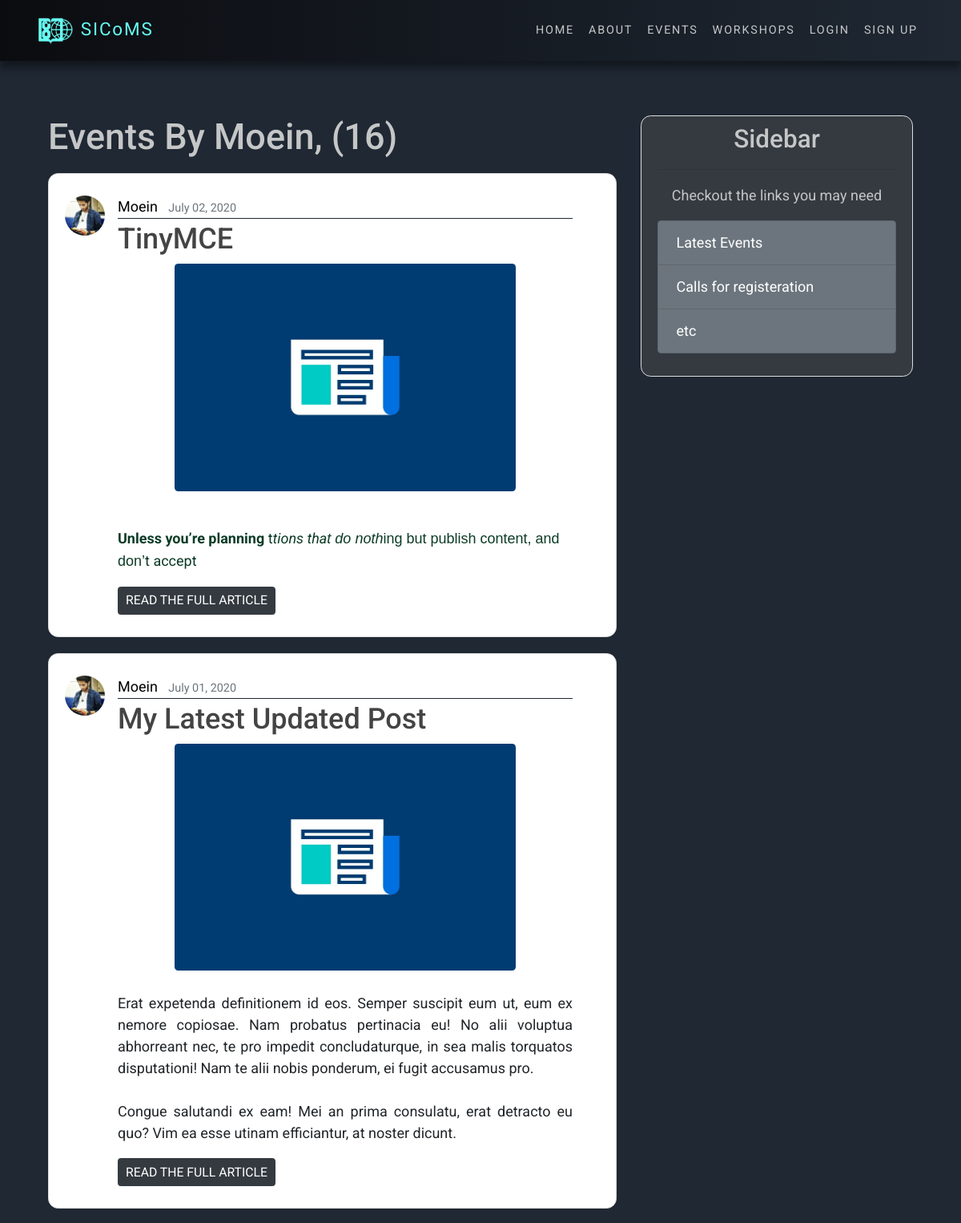
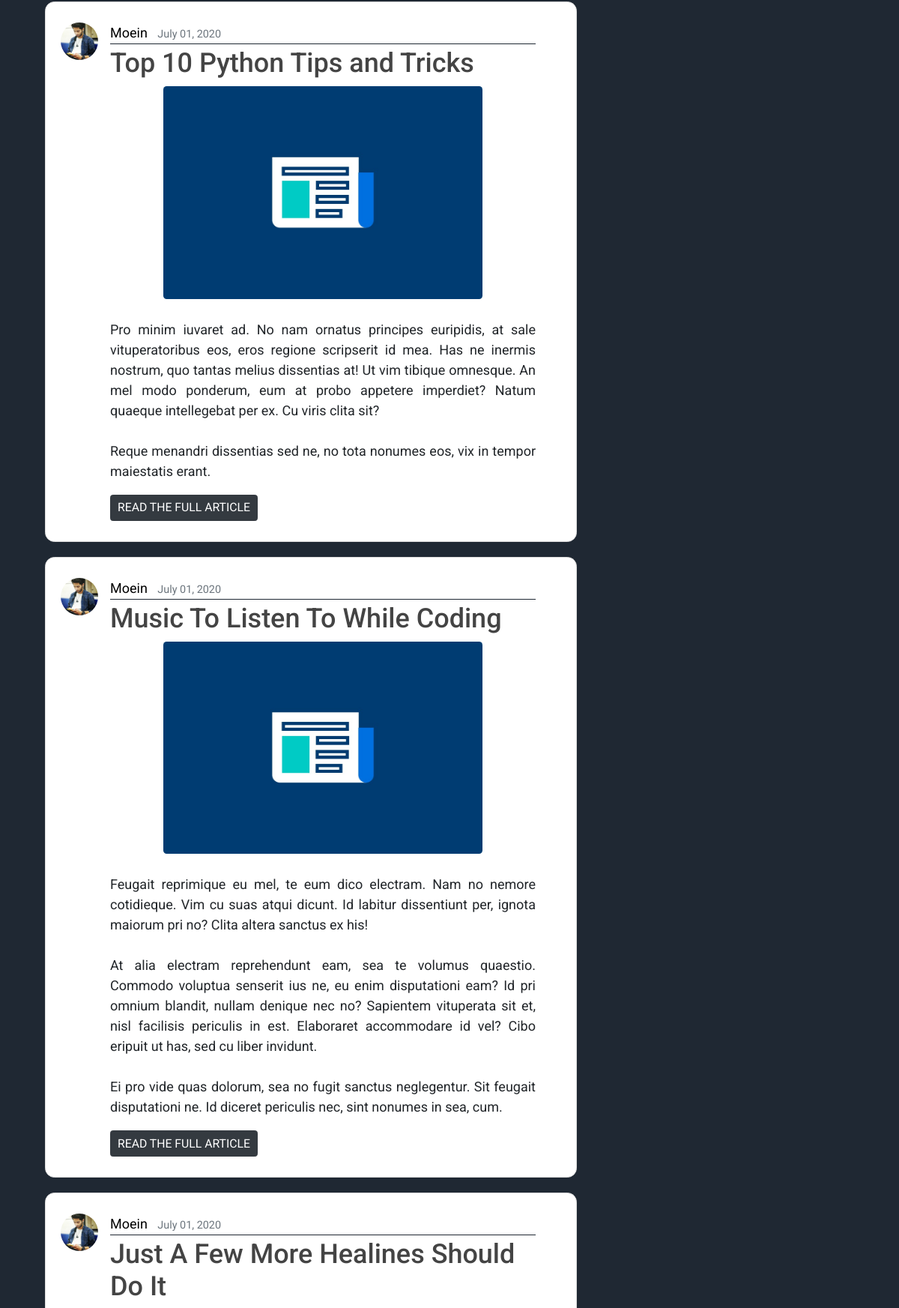
Page /events/user/Moein/ (upper part) on the committed database (2 pictures, top to bottom).
### events/models.py (models this page shows, shortened)
class Event(models.Model):
    CATEGORIES = (
        ("RES", "Research"),
        ("VIS", "Visit"),
        ("SCH", "School"),
        ("CON", "Conference"),
        ("COM", "Competition"),
    )
    title = models.CharField(max_length=100)
    photo = models.ImageField(default="post_default.jpg", upload_to="post_pics")
    category = models.CharField(max_length=3, choices=CATEGORIES, null=True)
    summary = models.TextField(max_length=500)
    explanation = models.TextField()
    date_posted = models.DateTimeField(default=timezone.now)
    author = models.ForeignKey(User, on_delete=models.CASCADE)

### users/models.py (models this page shows, shortened)
class Profile(models.Model):
    MAJORS = (
        ('MED', "Medicine"),
        ('OTH', 'Other'),
    )
    user = models.OneToOneField(User, on_delete=models.CASCADE)
    image = models.ImageField(default='profile_default.jpg',
                              upload_to='profile_pics')
    first_name = models.CharField(max_length=50, null=True)
    last_name = models.CharField(max_length=50, null=True)
    major = models.CharField(max_length=3,
                             choices=MAJORS,
                             null=True)
    semester = models.SmallIntegerField(null=True)
    student_id = models.CharField(max_length=12, null=True)
    university = models.CharField(max_length=60, null=True)
    signup_confirmation = models.BooleanField(default=False)

### events/views.py (the view)
# urls.py: path('user/<str:username>/', UserEventListView.as_view(), name="user-events"),
class UserEventListView(ListView):
    model = Event
    template_name = 'events/user_events.html' # <app>/<model>_<viewtype>.html
    context_object_name = 'events'
    ordering = ['-date_posted']
    paginate_by = 5
    def get_queryset(self):
        user = get_object_or_404(User, username=self.kwargs.get('username'))
        return Event.objects.filter(author=user).order_by('-date_posted')

### events/templates/events/user_events.html (shortened to what this page needs)
{% extends "homepage/base.html" %}
{% load static %}
{% block innercontent %}
    <h1 class="mb-3" style="color: #c5c6c7">Events By {{view.kwargs.username}}, ({{page_obj.paginator.count}})</h1>
    {% for event in events %}
        <article class="media content-section py-4 pr-5" id="article">
            <img  class="rounded-circle article-img" src="{{ event.author.profile.image.url }}" alt="">
            <div class="media-body" id="this">
            <div class="article-metadata">
                <a class="mr-2" href="{% url 'user-events' event.author.username %}" id="hover">{{ event.author }}</a>
                <small class="text-muted">{{ event.date_posted|date:"F d, Y" }}</small>
            </div>
            <h2><a class="article-title" href="{% url 'event-detail' event.id %}" id="hover">{{ event.title }}</a></h2>
            <img alt="" class="w-75 mx-auto d-block rounded" src="{{ event.photo.url }}"><br>
            <p class="article-content text-justify">{{ event.summary|safe }}</p>
            <a href="{% url 'event-detail' event.id %}" class="btn btn-dark btn-sm">READ THE FULL ARTICLE</a>
            </div>
        </article>
    {% endfor %}
{% endblock innercontent %}

### homepage/static/homepage/css/style.css (style rules this page uses)
html, body { overflow-x: hidden; height: 100%; width: 100%; font-family: 'Roboto', sans-serif; font-size: large; }

### homepage/static/homepage/css/article-styles.css (style rules this page uses)
.content-section { background: #ffffff; padding: 10px 20px; border: 1px solid #dddddd; border-radius: 3px; margin-bottom: 20px; }
.article-title { color: #444444; }
.article-content { white-space: pre-line; width: 100%; text-align: left; }
.article-img { height: 50px; width: 50px; margin-right: 16px; }
.article-metadata { padding-bottom: 1px; margin-bottom: 4px; border-bottom: 1px solid #1f2833 }
#article { background-color: rgb(255, 255, 255); border-radius: 0.7rem; }
.article-metadata a { color: black; }

### rows in the picture
Event: author.profile.image (picture), author "Moein", date_posted "July 02, 2020", title "TinyMCE", photo (placeholder picture), summary "Unless you’re planning t tions tha t do noth ing but publish content, and don’ t accept"
Event: author.profile.image (picture), author "Moein", date_posted "July 01, 2020", title "My Latest Updated Post", photo (placeholder picture), summary "Erat expetenda definitionem id eos. Semper suscipit eum ut, eum ex nemore copiosae. Nam probatus pertinacia eu! No alii voluptua abhorreant nec, te pro impedit concludaturque, in sea malis torquatos disputationi! Nam te alii nobis ponderum, ei fugit accusamus pro. Congue salutandi ex eam! Mei an prima consulatu, erat detracto eu quo? Vim ea esse utinam efficiantur, at noster dicunt."
Event: author.profile.image (picture), author "Moein", date_posted "July 01, 2020", title "Top 10 Python Tips and Tricks", photo (placeholder picture), summary "Pro minim iuvaret ad. No nam ornatus principes euripidis, at sale vituperatoribus eos, eros regione scripserit id mea. Has ne inermis nostrum, quo tantas melius dissentias at! Ut vim tibique omnesque. An mel modo ponderum, eum at probo appetere imperdiet? Natum quaeque intellegebat per ex. Cu viris clita sit? Reque menandri dissentias sed ne, no tota nonumes eos, vix in tempor maiestatis erant."
Event: author.profile.image (picture), author "Moein", date_posted "July 01, 2020", title "Music To Listen To While Coding", photo (placeholder picture), summary "Feugait reprimique eu mel, te eum dico electram. Nam no nemore cotidieque. Vim cu suas atqui dicunt. Id labitur dissentiunt per, ignota maiorum pri no? Clita altera sanctus ex his! At alia electram reprehendunt eam, sea te volumus quaestio. Commodo voluptua senserit ius ne, eu enim disputationi eam? Id pri omnium blandit, nullam denique nec no? Sapientem vituperata sit et, nisl facilisis periculis in est. Elaboraret accommodare id vel? Cibo eripuit ut has, sed cu liber invidunt. Ei pro vide quas dolorum, sea no fugit sanctus neglegentur. Sit feugait disputationi ne. Id diceret periculis nec, sint nonumes in sea, cum."
Event: author.profile.image (picture), author "Moein", date_posted "July 01, 2020", title "Just A Few More Healines Should Do It"

### other values in the picture
{{ view.kwargs.username }} "Moein"
{{ page_obj.paginator.count }} "16"
